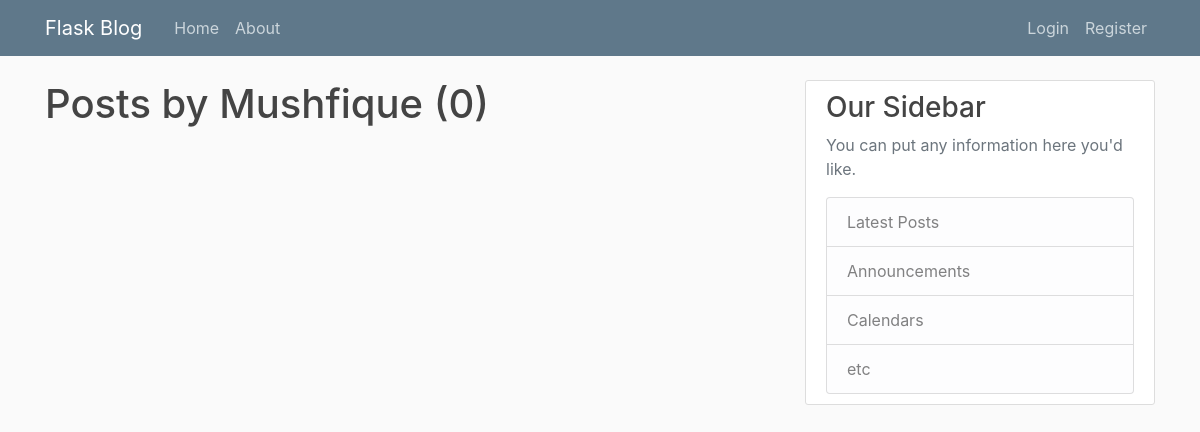
/user/Mushfique, run on an earlier commit of the app's database.
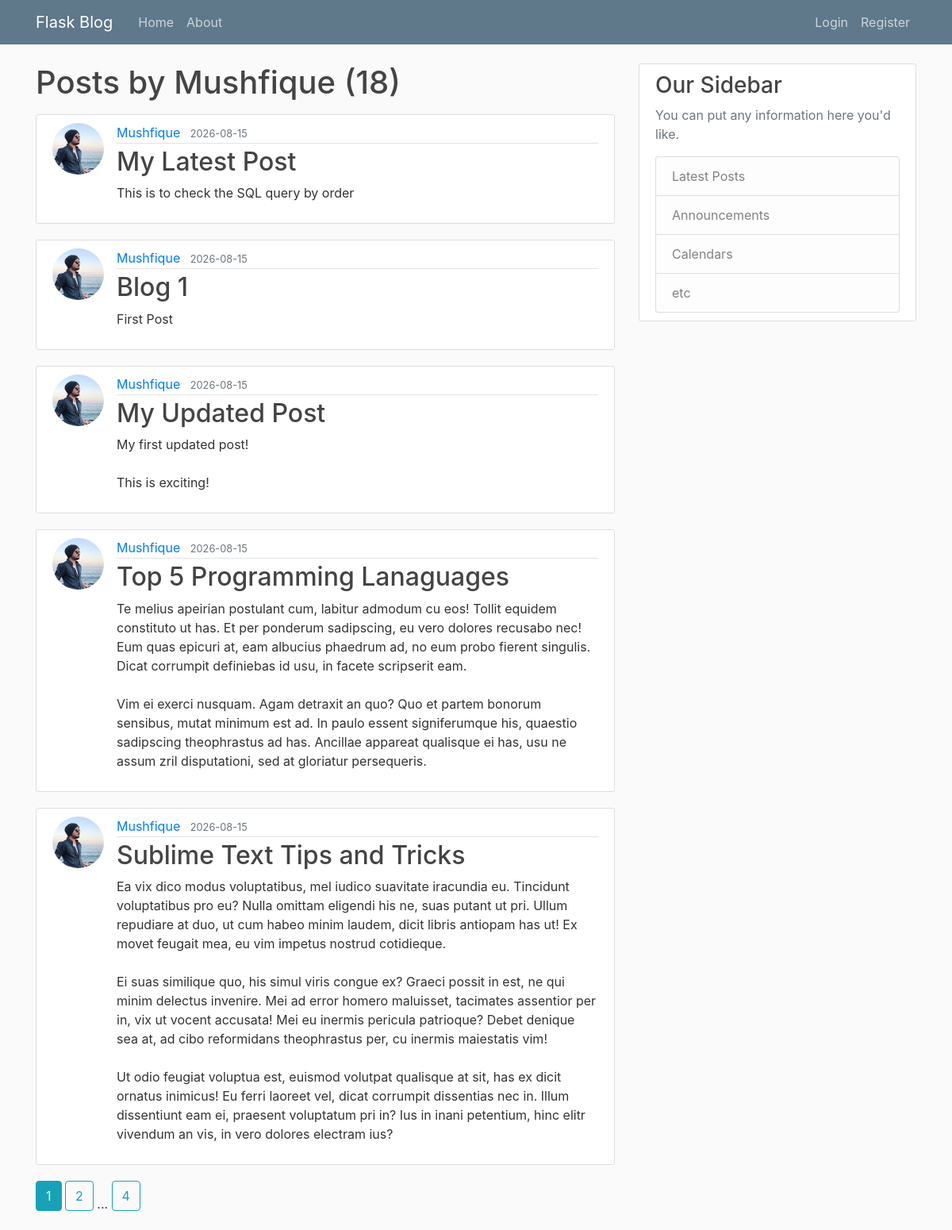
And on a later commit of the database.
### flask_app/models.py (models this page shows, shortened)
class Post(db.Model):
    id = db.Column(db.Integer, primary_key=True)
    title = db.Column(db.String(100), nullable=False)
    date_posted = db.Column(db.DateTime, nullable=False, default=datetime.now(timezone.utc))
    content = db.Column(db.Text, nullable=False)
    user_id = db.Column(db.Integer, db.ForeignKey('user.id'), nullable=False)

class User(db.Model, UserMixin):
    id = db.Column(db.Integer, primary_key=True)
    username = db.Column(db.String(20), unique=True, nullable=False)
    email = db.Column(db.String(120), unique=True, nullable=False)
    image_file = db.Column(db.String(20), nullable=False, default='default.jpg')
    password = db.Column(db.String(60), nullable=False)
    posts = db.relationship('Post', backref='author', lazy=True)

### flask_app/users/routes.py (the view)
@users.route("/user/<string:username>")
def user_posts(username):
    page = request.args.get('page', 1, type=int)
    user = User.query.filter_by(username=username).first_or_404()
    posts = Post.query.filter_by(author=user)\
        .order_by(Post.date_posted.desc())\
        .paginate(per_page=5, page=page)
    return render_template("user_posts.html", posts=posts, user=user)

### flask_app/templates/user_posts.html
{% extends "layout.html" %} {% block content %}
<h1 class="mb-3">Posts by {{ user.username }} ({{ posts.total }})</h1>
{% for post in posts.items %}
<article class="media content-section">
  <img
    class="rounded-circle article-img"
    src="{{ url_for('static', filename='profile_pics/' + post.author.image_file) }}"
  />
  <div class="media-body">
    <div class="article-metadata">
      <a
        class="mr-2"
        href="{{ url_for('users.user_posts', username=post.author.username) }}"
        >{{ post.author.username }}</a
      >
      <small class="text-muted"
        >{{ post.date_posted.strftime('%Y-%m-%d') }}</small
      >
    </div>
    <h2>
      <a class="article-title" href="{{ url_for('posts.post', post_id=post.id) }}"
        >{{ post.title }}</a
      >
    </h2>
    <p class="article-content">{{ post.content }}</p>
  </div>
</article>
{% endfor %} {% for page_num in posts.iter_pages(left_edge=1, right_edge=1,
left_current=1, right_current=1) %} {% if page_num %} {% if page_num ==
posts.page %}
<a
  class="btn btn-info mb-4"
  href="{{ url_for('users.user_posts', username=user.username, page=page_num) }}"
  >{{ page_num }}</a
>
{% else %}
<a
  class="btn btn-outline-info mb-4"
  href="{{ url_for('users.user_posts', username=user.username, page=page_num) }}"
  >{{ page_num }}</a
>
{% endif %} {% else %} ... {% endif %} {% endfor %} {% endblock content %}

What changed in the data, as far as the page shows it:
added Post: image_file (picture), author.username "Mushfique", date_posted "2026-08-15", title "My Latest Post", content "This is to check the SQL query by order"
added Post: image_file (picture), author.username "Mushfique", date_posted "2026-08-15", title "Blog 1", content "First Post"
added Post: image_file (picture), author.username "Mushfique", date_posted "2026-08-15", title "My Updated Post", content "My first updated post! This is exciting!"
added Post: image_file (picture), author.username "Mushfique", date_posted "2026-08-15", title "Top 5 Programming Lanaguages", content "Te melius apeirian postulant cum, labitur admodum cu eos! Tollit equidem constituto ut has. Et per ponderum sadipscing, eu vero dolores recusabo nec! Eum quas epicuri at, eam albucius phaedrum ad, no eum probo fierent singulis. Dicat corrumpit definiebas id usu, in facete scripserit eam. Vim ei exerci nusquam. Agam detraxit an quo? Quo et partem bonorum sensibus, mutat minimum est ad. In paulo essent signiferumque his, quaestio sadipscing theophrastus ad has. Ancillae appareat qualisque ei has, usu ne assum zril disputationi, sed at gloriatur persequeris."
added Post: image_file (picture), author.username "Mushfique", date_posted "2026-08-15", title "Sublime Text Tips and Tricks", content "Ea vix dico modus voluptatibus, mel iudico suavitate iracundia eu. Tincidunt voluptatibus pro eu? Nulla omittam eligendi his ne, suas putant ut pri. Ullum repudiare at duo, ut cum habeo minim laudem, dicit libris antiopam has ut! Ex movet feugait mea, eu vim impetus nostrud cotidieque. Ei suas similique quo, his simul viris congue ex? Graeci possit in est, ne qui minim delectus invenire. Mei ad error homero maluisset, tacimates assentior per in, vix ut vocent accusata! Mei eu inermis pericula patrioque? Debet denique sea at, ad cibo reformidans theophrastus per, cu inermis maiestatis vim! Ut odio feugiat voluptua est, euismod volutpat qualisque at sit, has ex dicit ornatus inimicus! Eu…"
Also different on the page:
{{ posts.total }}: "0" → "18"
new list line: "1"
new list line: "2"
new list line: "4"
